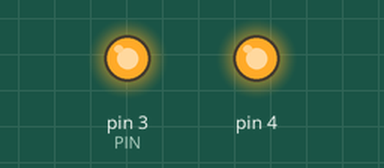
This sketch was run on a simulated Arduino Uno, built with avr-gcc and run on an emulated ATmega328P. Shown: output pins drawn as LEDs (lit = HIGH). At 1.0 s the program stops and its outputs stay as they are.

Above: at 0.01 s.
At 1.0 s:
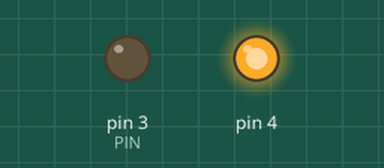
Timing chart, 0 to 2.5 s (numbered marks = the images above):
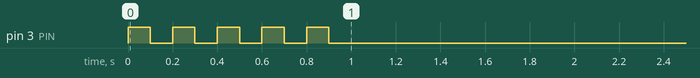

The sketch:

christmas_lights.ino
```cpp
int PIN = 3;
int COUNT = 5;
int DELAY = 100;

// the setup function runs once when you press reset or power the board
void setup() {
  pinMode(4, OUTPUT);
  digitalWrite(4, HIGH);

  // initialize digital pin LED_BUILTIN as an output.
  pinMode(PIN, OUTPUT);

  for (int i = 0; i < COUNT; i++) {
    digitalWrite(PIN, HIGH);
    delay(DELAY);
    digitalWrite(PIN, LOW);
    delay(DELAY);
  }
}

// the loop function runs over and over again forever
void loop() {
  while(1);
}
```
